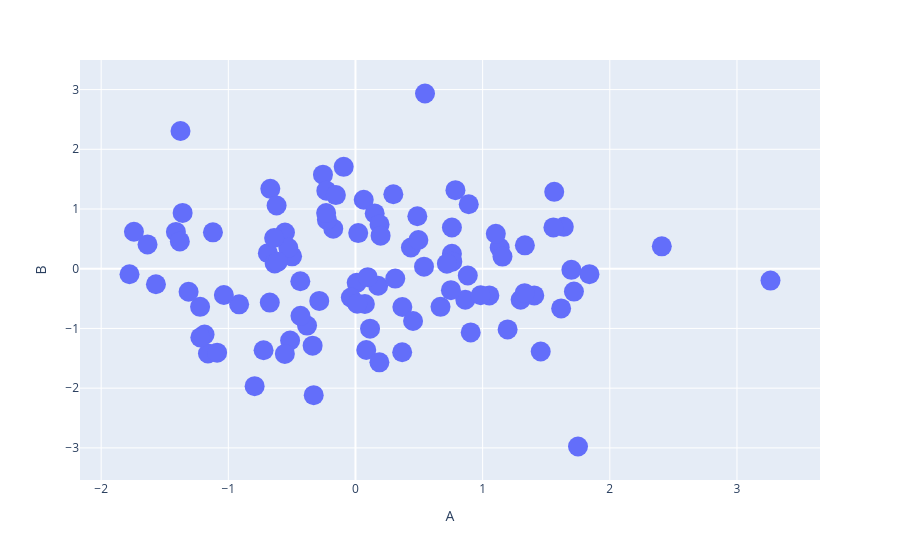

Notebook code cell kept with this figure:
### Code cell
fig = px.scatter(df, x='A', y='B')


fig.update_traces(marker=dict(size=20)) 

fig.show()
